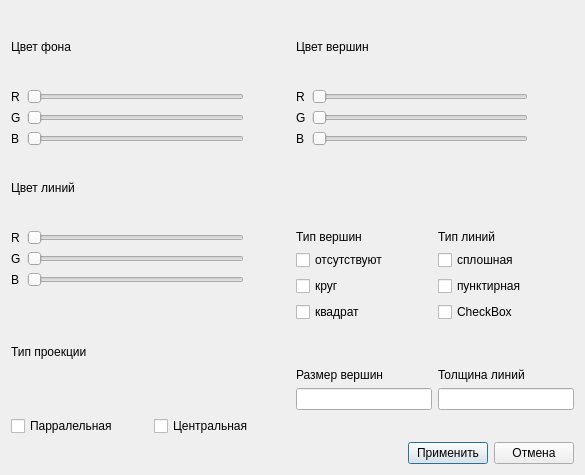
<?xml version="1.0" encoding="UTF-8"?>
<ui version="4.0">
 <class>SettingsWidget</class>
 <widget class="QDialog" name="SettingsWidget">
  <property name="geometry">
   <rect>
    <x>0</x>
    <y>0</y>
    <width>585</width>
    <height>475</height>
   </rect>
  </property>
  <property name="minimumSize">
   <size>
    <width>585</width>
    <height>475</height>
   </size>
  </property>
  <property name="maximumSize">
   <size>
    <width>585</width>
    <height>475</height>
   </size>
  </property>
  <property name="windowTitle">
   <string>Dialog</string>
  </property>
  <layout class="QGridLayout" name="gridLayout">
   <item row="6" column="0">
    <widget class="QLabel" name="label_7">
     <property name="text">
      <string>R</string>
     </property>
    </widget>
   </item>
   <item row="2" column="0">
    <widget class="QLabel" name="label_3">
     <property name="text">
      <string>G</string>
     </property>
    </widget>
   </item>
   <item row="3" column="4">
    <widget class="QSlider" name="vertex_b_slider">
     <property name="orientation">
      <enum>Qt::Horizontal</enum>
     </property>
    </widget>
   </item>
   <item row="1" column="2" rowspan="3">
    <widget class="QLabel" name="background_color_label">
     <property name="minimumSize">
      <size>
       <width>40</width>
       <height>0</height>
      </size>
     </property>
     <property name="text">
      <string/>
     </property>
    </widget>
   </item>
   <item row="7" column="1">
    <widget class="QSlider" name="line_g_slider">
     <property name="orientation">
      <enum>Qt::Horizontal</enum>
     </property>
    </widget>
   </item>
   <item row="11" column="0" colspan="6">
    <layout class="QHBoxLayout" name="horizontalLayout">
     <item>
      <spacer name="horizontalSpacer">
       <property name="orientation">
        <enum>Qt::Horizontal</enum>
       </property>
       <property name="sizeHint" stdset="0">
        <size>
         <width>40</width>
         <height>20</height>
        </size>
       </property>
      </spacer>
     </item>
     <item>
      <widget class="QPushButton" name="apply_btn">
       <property name="text">
        <string>Применить</string>
       </property>
      </widget>
     </item>
     <item>
      <widget class="QPushButton" name="cancel_btn">
       <property name="text">
        <string>Отмена</string>
       </property>
      </widget>
     </item>
    </layout>
   </item>
   <item row="7" column="0">
    <widget class="QLabel" name="label_8">
     <property name="text">
      <string>G</string>
     </property>
    </widget>
   </item>
   <item row="0" column="3" colspan="2">
    <widget class="QLabel" name="label_11">
     <property name="text">
      <string>Цвет вершин</string>
     </property>
    </widget>
   </item>
   <item row="1" column="4">
    <widget class="QSlider" name="vertex_r_slider">
     <property name="orientation">
      <enum>Qt::Horizontal</enum>
     </property>
    </widget>
   </item>
   <item row="0" column="0" colspan="3">
    <widget class="QLabel" name="label">
     <property name="text">
      <string>Цвет фона</string>
     </property>
    </widget>
   </item>
   <item row="1" column="0">
    <widget class="QLabel" name="label_2">
     <property name="text">
      <string>R</string>
     </property>
    </widget>
   </item>
   <item row="1" column="3">
    <widget class="QLabel" name="label_12">
     <property name="text">
      <string>R</string>
     </property>
    </widget>
   </item>
   <item row="10" column="0" colspan="3">
    <layout class="QHBoxLayout" name="horizontalLayout_3">
     <item>
      <widget class="QCheckBox" name="projection_type_0">
       <property name="text">
        <string>Парралельная</string>
       </property>
       <attribute name="buttonGroup">
        <string notr="true">buttonGroup_3</string>
       </attribute>
      </widget>
     </item>
     <item>
      <widget class="QCheckBox" name="projection_type_1">
       <property name="text">
        <string>Центральная</string>
       </property>
       <attribute name="buttonGroup">
        <string notr="true">buttonGroup_3</string>
       </attribute>
      </widget>
     </item>
    </layout>
   </item>
   <item row="8" column="0">
    <widget class="QLabel" name="label_9">
     <property name="text">
      <string>B</string>
     </property>
    </widget>
   </item>
   <item row="2" column="3">
    <widget class="QLabel" name="label_13">
     <property name="text">
      <string>G</string>
     </property>
    </widget>
   </item>
   <item row="2" column="1">
    <widget class="QSlider" name="backgr_g_slider">
     <property name="orientation">
      <enum>Qt::Horizontal</enum>
     </property>
    </widget>
   </item>
   <item row="6" column="1">
    <widget class="QSlider" name="line_r_slider">
     <property name="orientation">
      <enum>Qt::Horizontal</enum>
     </property>
    </widget>
   </item>
   <item row="9" column="0" colspan="2">
    <widget class="QLabel" name="label_5">
     <property name="text">
      <string>Тип проекции</string>
     </property>
    </widget>
   </item>
   <item row="2" column="4">
    <widget class="QSlider" name="vertex_g_slider">
     <property name="orientation">
      <enum>Qt::Horizontal</enum>
     </property>
    </widget>
   </item>
   <item row="3" column="0">
    <widget class="QLabel" name="label_4">
     <property name="text">
      <string>B</string>
     </property>
    </widget>
   </item>
   <item row="1" column="5" rowspan="3">
    <widget class="QLabel" name="vertex_color_label">
     <property name="minimumSize">
      <size>
       <width>40</width>
       <height>0</height>
      </size>
     </property>
     <property name="text">
      <string/>
     </property>
    </widget>
   </item>
   <item row="3" column="3">
    <widget class="QLabel" name="label_14">
     <property name="text">
      <string>B</string>
     </property>
    </widget>
   </item>
   <item row="6" column="3" rowspan="4" colspan="3">
    <layout class="QHBoxLayout" name="horizontalLayout_2">
     <item>
      <layout class="QVBoxLayout" name="verticalLayout">
       <item>
        <widget class="QLabel" name="label_16">
         <property name="maximumSize">
          <size>
           <width>16777215</width>
           <height>20</height>
          </size>
         </property>
         <property name="text">
          <string>Тип вершин</string>
         </property>
        </widget>
       </item>
       <item>
        <widget class="QCheckBox" name="vertex_type_0">
         <property name="text">
          <string>отсутствуют</string>
         </property>
         <attribute name="buttonGroup">
          <string notr="true">buttonGroup</string>
         </attribute>
        </widget>
       </item>
       <item>
        <widget class="QCheckBox" name="vertex_type_1">
         <property name="text">
          <string>круг</string>
         </property>
         <attribute name="buttonGroup">
          <string notr="true">buttonGroup</string>
         </attribute>
        </widget>
       </item>
       <item>
        <widget class="QCheckBox" name="vertex_type_2">
         <property name="text">
          <string>квадрат</string>
         </property>
         <attribute name="buttonGroup">
          <string notr="true">buttonGroup</string>
         </attribute>
        </widget>
       </item>
       <item>
        <spacer name="verticalSpacer">
         <property name="orientation">
          <enum>Qt::Vertical</enum>
         </property>
         <property name="sizeHint" stdset="0">
          <size>
           <width>20</width>
           <height>40</height>
          </size>
         </property>
        </spacer>
       </item>
       <item>
        <widget class="QLabel" name="label_18">
         <property name="text">
          <string>Размер вершин</string>
         </property>
        </widget>
       </item>
       <item>
        <widget class="QLineEdit" name="vertex_size"/>
       </item>
      </layout>
     </item>
     <item>
      <layout class="QVBoxLayout" name="verticalLayout_2">
       <item>
        <widget class="QLabel" name="label_17">
         <property name="maximumSize">
          <size>
           <width>16777215</width>
           <height>20</height>
          </size>
         </property>
         <property name="text">
          <string>Тип линий</string>
         </property>
        </widget>
       </item>
       <item>
        <widget class="QCheckBox" name="line_type_0">
         <property name="text">
          <string>сплошная</string>
         </property>
         <attribute name="buttonGroup">
          <string notr="true">buttonGroup_2</string>
         </attribute>
        </widget>
       </item>
       <item>
        <widget class="QCheckBox" name="line_type_1">
         <property name="text">
          <string>пунктирная</string>
         </property>
         <attribute name="buttonGroup">
          <string notr="true">buttonGroup_2</string>
         </attribute>
        </widget>
       </item>
       <item>
        <widget class="QCheckBox" name="checkBox_6">
         <property name="enabled">
          <bool>true</bool>
         </property>
         <property name="text">
          <string>CheckBox</string>
         </property>
        </widget>
       </item>
       <item>
        <spacer name="verticalSpacer_2">
         <property name="orientation">
          <enum>Qt::Vertical</enum>
         </property>
         <property name="sizeHint" stdset="0">
          <size>
           <width>20</width>
           <height>40</height>
          </size>
         </property>
        </spacer>
       </item>
       <item>
        <widget class="QLabel" name="label_19">
         <property name="text">
          <string>Толщина линий</string>
         </property>
        </widget>
       </item>
       <item>
        <widget class="QLineEdit" name="line_width"/>
       </item>
      </layout>
     </item>
    </layout>
   </item>
   <item row="8" column="1">
    <widget class="QSlider" name="line_b_slider">
     <property name="orientation">
      <enum>Qt::Horizontal</enum>
     </property>
    </widget>
   </item>
   <item row="5" column="0" colspan="2">
    <widget class="QLabel" name="label_6">
     <property name="text">
      <string>Цвет линий</string>
     </property>
    </widget>
   </item>
   <item row="3" column="1">
    <widget class="QSlider" name="backgr_b_slider">
     <property name="orientation">
      <enum>Qt::Horizontal</enum>
     </property>
    </widget>
   </item>
   <item row="6" column="2" rowspan="3">
    <widget class="QLabel" name="line_color_label">
     <property name="minimumSize">
      <size>
       <width>40</width>
       <height>0</height>
      </size>
     </property>
     <property name="text">
      <string/>
     </property>
    </widget>
   </item>
   <item row="1" column="1">
    <widget class="QSlider" name="backgr_r_slider">
     <property name="orientation">
      <enum>Qt::Horizontal</enum>
     </property>
    </widget>
   </item>
  </layout>
 </widget>
 <resources/>
 <connections/>
 <buttongroups>
  <buttongroup name="buttonGroup_3"/>
  <buttongroup name="buttonGroup_2"/>
  <buttongroup name="buttonGroup"/>
 </buttongroups>
</ui>
